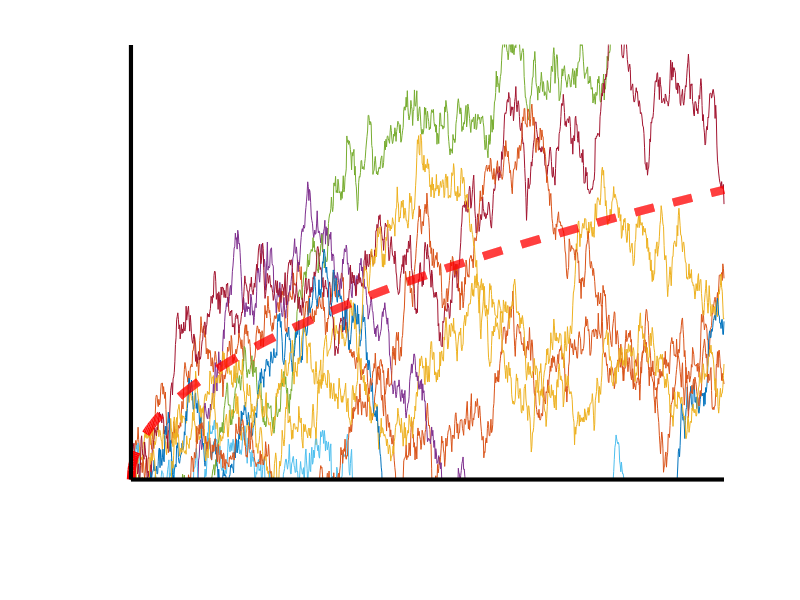

Recreate this plot in MATLAB.
% plot of N brownian motions, compared to   x = sqrt(t)

N = 10;

dt = 0.001;
t = 0:dt:1;

for n=1:N
  x = zeros(size(t));
  for j=2:length(t)
    x(j) = x(j-1) + sqrt(dt)*randn(1);
  end
  plot(t,x)
  hold on
end

plot(t,sqrt(t),'r--','linewidth',6.0)
plot([0 1],[0 0],'k','linewidth',3.0)
plot([0 0],[0 1.5],'k','linewidth',3.0)
hold off
set(gca,'fontsize',36)
xlabel t, ylabel x
axis([0 1 0 1.5]), axis off

print -dpdf brownian.pdf

